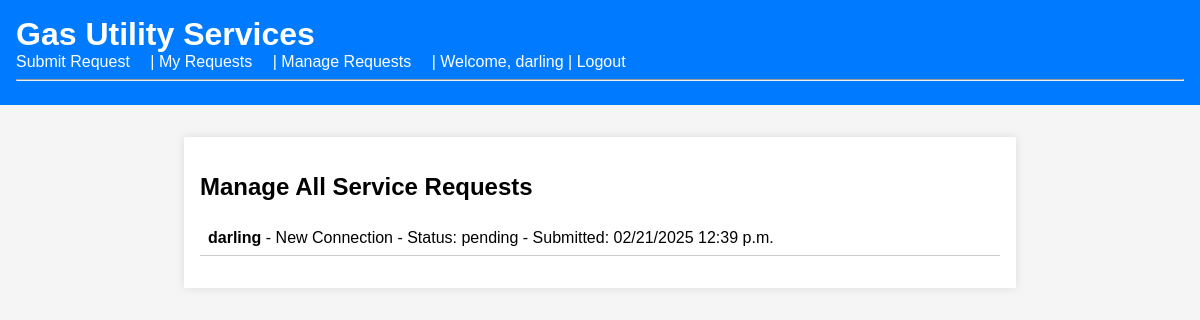
The page /manage_requests/ (signed in) on the database as committed earlier.
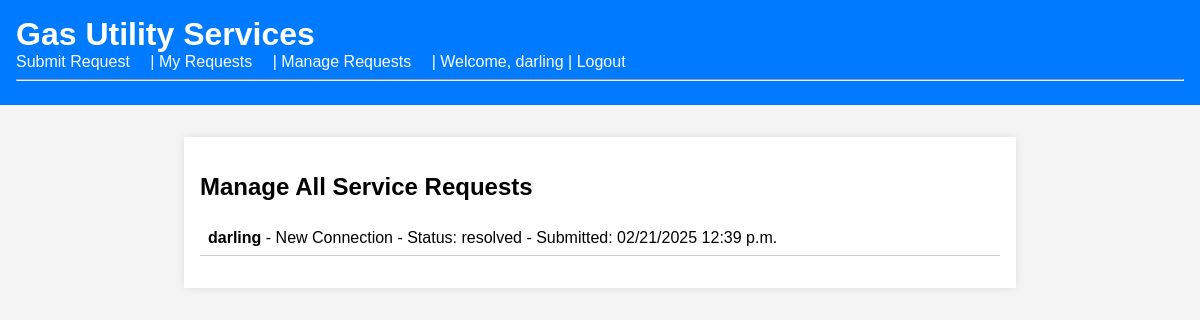
The same page on the database as committed later.
### services_requests/models.py (models this page shows, shortened)
class ServiceRequest(models.Model):
    REQUEST_TYPE_CHOICES = [
        ('new', 'New Connection'),
        ('repair', 'Repair'),
        ('maintenance', 'Maintenance'),
    ]
    STATUS_CHOICES = [
        ('pending', 'Pending'),
        ('in_progress', 'In Progress'),
        ('resolved', 'Resolved'),
    ]
    customer = models.ForeignKey(User, on_delete=models.CASCADE)
    request_type = models.CharField(max_length=20, choices=REQUEST_TYPE_CHOICES)
    description = models.TextField()
    attachment = models.FileField(upload_to='attachments/' , blank=True, null=True)
    status = models.CharField(max_length=20, choices=STATUS_CHOICES, default='pending')
    created_at = models.DateTimeField(auto_now_add=True)
    updated_at = models.DateTimeField(auto_now=True)

### services_requests/views.py (the view)
# urls.py: path('manage_requests/', manage_requests, name='manage_requests'),
@staff_member_required
def manage_requests(request):
    requests = ServiceRequest.objects.all()
    return render(request, 'services_requests/manage_requests.html', {'requests': requests})

### services_requests/templates/services_requests/manage_requests.html
{% extends "services_requests/home.html" %}
{% block content %}
<h2>Manage All Service Requests</h2>
<ul>
    {% for req in requests %}
        <li>
            <strong>{{ req.customer.username }}</strong> -
            {{ req.get_request_type_display }} -
            Status: {{ req.status }} -
            Submitted: {{ req.created_at|date:"SHORT_DATETIME_FORMAT" }}
        </li>
    {% empty %}
        <li>No service requests found.</li>
    {% endfor %}
</ul>
{% endblock %}

Rows that differ between the two databases and show on the page:
changed ServiceRequest "New Connection": status "pending" → "resolved"
